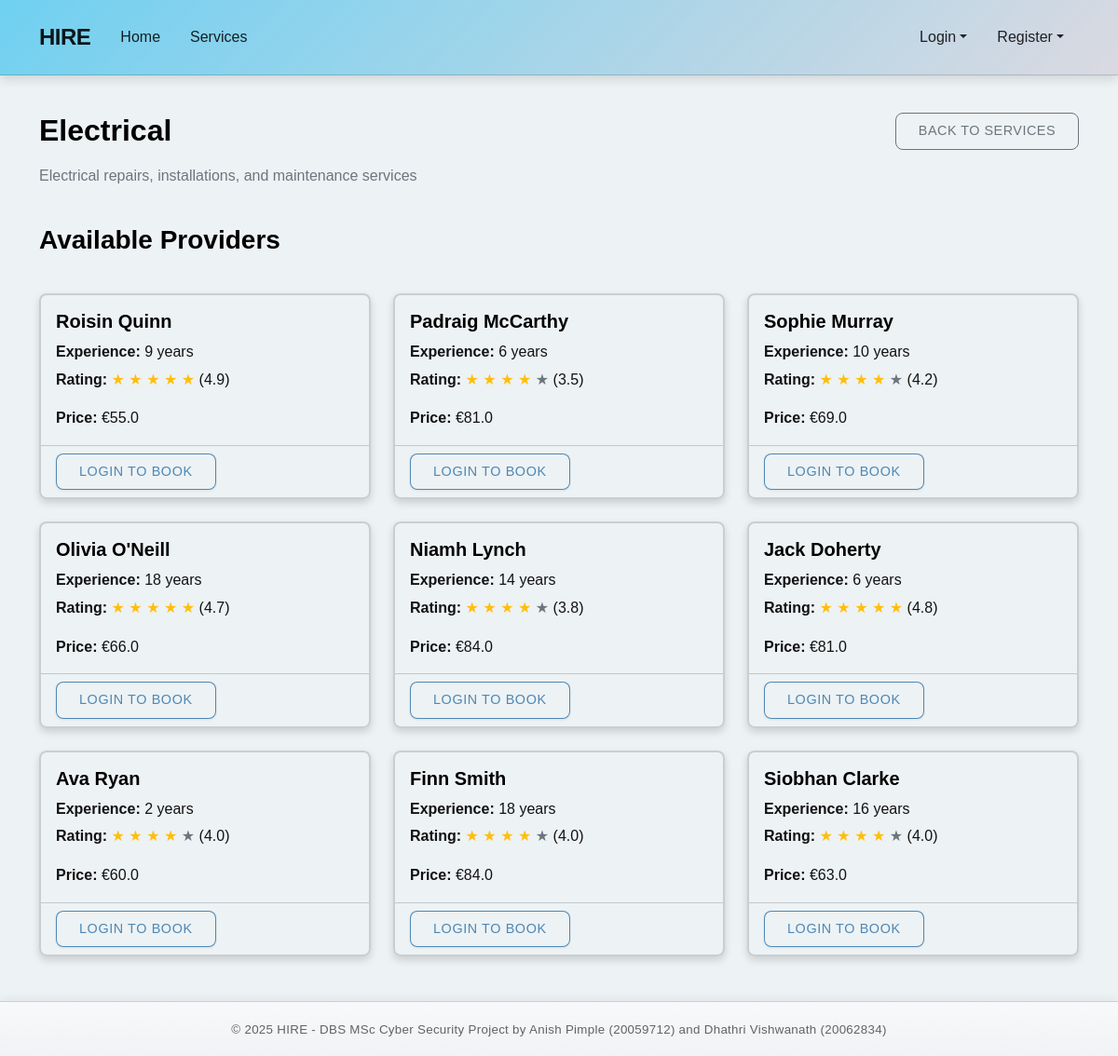
Before: /services/2 with the older database file.
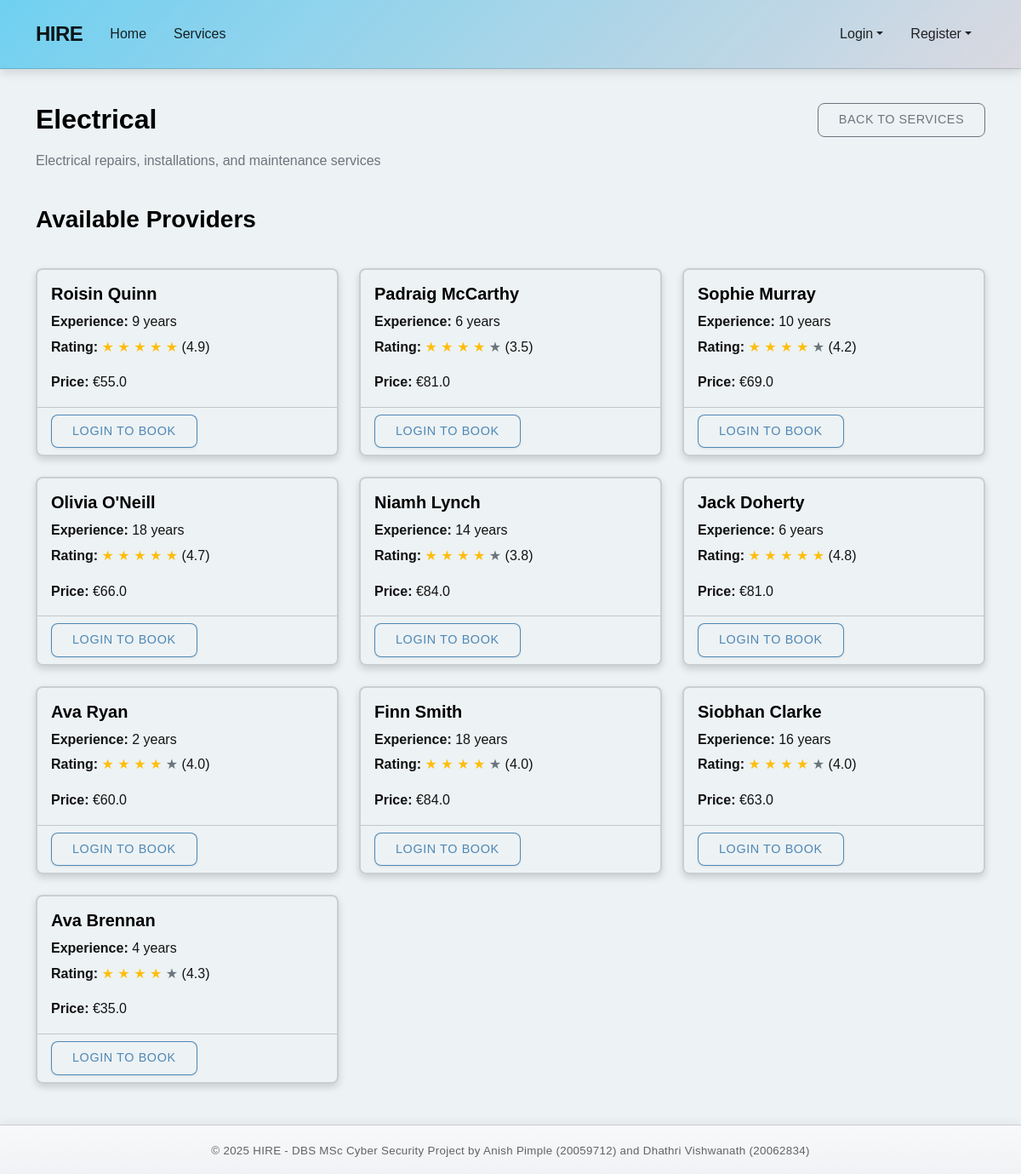
After: the same page with the newer database file.
### models.py (models this page shows, shortened)
class ServiceCategory(db.Model):
    __tablename__ = 'service_categories'
    id = db.Column(db.Integer, primary_key=True)
    name = db.Column(db.String(50), unique=True, nullable=False)
    description = db.Column(db.Text, nullable=False)

class Provider(db.Model):
    __tablename__ = 'providers'
    id = db.Column(db.Integer, primary_key=True)
    email = db.Column(db.String(100), unique=True, nullable=False)
    phone = db.Column(db.String(15), unique=True, nullable=False)
    password_hash = db.Column(db.String(128), nullable=False)
    first_name = db.Column(db.String(50), nullable=False)
    last_name = db.Column(db.String(50), nullable=False)
    verification_document = db.Column(db.String(255), nullable=False)
    experience_years = db.Column(db.Integer, default=0)
    is_available = db.Column(db.Boolean, default=True)
    avg_rating = db.Column(db.Float, nullable=True)
    is_verified = db.Column(db.Boolean, default=False)
    created_at = db.Column(db.DateTime, default=datetime.utcnow)
    addresses = db.relationship('Address', backref='provider', lazy=True,
                              foreign_keys='Address.provider_id')
    services = db.relationship('ProviderCategory', backref='provider', lazy=True)
    bookings = db.relationship('Booking', backref='provider', lazy=True)
    def get_full_name(self):
        return f"{self.first_name} {self.last_name}"

class ProviderCategory(db.Model):
    __tablename__ = 'provider_categories'
    id = db.Column(db.Integer, primary_key=True)
    provider_id = db.Column(db.Integer, db.ForeignKey('providers.id'), nullable=False)
    category_id = db.Column(db.Integer, db.ForeignKey('service_categories.id'), nullable=False)
    price_rate = db.Column(db.Float, nullable=False)
    category = db.relationship('ServiceCategory', backref='provider_categories')
    __table_args__ = (
        db.UniqueConstraint('provider_id', 'category_id', name='uq_provider_category'),
    )

### routes.py (the view)
@service_bp.route('/<int:category_id>')
def service_detail(category_id):
    category = ServiceCategory.query.get_or_404(category_id)
    provider_categories = ProviderCategory.query.filter_by(category_id=category_id).all()
    providers = [pc.provider for pc in provider_categories if pc.provider.is_verified and pc.provider.is_available]
    return render_template('services/detail.html', category=category, providers=providers, user=get_current_user())

### app.py (called while the page is built)
@app.context_processor
def inject_env_variables():
    return dict(
        GOOGLE_MAPS_API_KEY=os.getenv('GOOGLE_MAPS_API_KEY')
    )

@app.context_processor
def utility_processor():
    def format_datetime(value, format='%d %b, %Y %H:%M'):
        """Format a datetime object to string"""
        if value is None:
            return ""
        return value.strftime(format)
    def format_currency(value):
        """Format a number as currency"""
        if value is None:
            return "€0.00"
        return f"€{value:.2f}"
    return dict(
        format_datetime=format_datetime,
        format_currency=format_currency
    )

### routes.py (called while the page is built)
def get_current_user():
    user_id = session.get('user_id')
    user_type = session.get('user_type')
    if not user_id or not user_type:
        return None
    if user_type == 'customer':
        return Customer.query.get(user_id)
    elif user_type == 'provider':
        return Provider.query.get(user_id)
    return None

### templates/services/detail.html (shortened to what this page needs)
{% extends "base.html" %}
{% block content %}
<div class="row mb-4">
    <div class="col-md-8">
        <h2>{{ category.name }}</h2>
        <p class="text-muted">{{ category.description }}</p>
    </div>
    <div class="col-md-4 text-end">
        <a href="{{ url_for('service.service_list') }}" class="btn btn-outline-secondary">Back to Services</a>
    </div>
</div>
{% if providers %}
    <div class="row mb-4">
        <div class="col-12">
            <h3>Available Providers</h3>
        </div>
    </div>
    <div class="row row-cols-1 row-cols-md-3 g-4">
        {% for provider in providers %}
            <div class="col">
                <div class="card h-100">
                    <div class="card-body">
                        <h5 class="card-title">{{ provider.get_full_name() }}</h5>
                        <p class="card-text mb-1">
                            <strong>Experience:</strong> {{ provider.experience_years }} years
                        </p>
                        <p class="card-text mb-3">
                            <strong>Rating:</strong>
                            {% if provider.avg_rating %}
                                {% for i in range(5) %}
                                    {% if i < provider.avg_rating|int %}
                                        <span class="text-warning">★</span>
                                    {% elif i < provider.avg_rating|round(0, 'ceil')|int and (provider.avg_rating % 1) >= 0.5 %}
                                        <span class="text-warning">★</span>
                                    {% else %}
                                        <span class="text-secondary">★</span>
                                    {% endif %}
                                {% endfor %}
                                ({{ provider.avg_rating|round(1) }})
                            {% else %}
                                No ratings yet
                            {% endif %}
                        </p>
                        {% set provider_service = provider.services|selectattr('category_id', 'equalto', category.id)|first %}
                        {% if provider_service %}
                            <p class="card-text">
                                <strong>Price:</strong> €{{ provider_service.price_rate }}
                            </p>
                        {% endif %}
                    </div>
                    <div class="card-footer bg-transparent">
                        {% if user and session.get('user_type') == 'customer' %}
                            <a href="{{ url_for('booking.create_booking', provider_id=provider.id) }}?category_id={{ category.id }}" class="btn btn-primary">Book Now</a>
                        {% else %}
                            <a href="{{ url_for('customer.login') }}" class="btn btn-outline-primary">Login to Book</a>
                        {% endif %}
                    </div>
                </div>
            </div>
        {% endfor %}
    </div>
{% else %}
    <div class="alert alert-info">
        <p class="mb-0">No providers available for this service category at the moment.</p>
    </div>
{% endif %}
{% endblock %}

### templates/base.html (shortened to what this page needs)
<!DOCTYPE html>
<html lang="en">
<head>
    <link href="https://cdn.jsdelivr.net/npm/bootstrap@5.2.3/dist/css/bootstrap.min.css" rel="stylesheet">
    <link rel="stylesheet" href="{{ url_for('static', filename='css/style.css') }}">
</head>
<body>
        <nav class="navbar navbar-expand-lg navbar-light bg-white">
            <div class="container">
                <a class="navbar-brand" href="{{ url_for('main.index') }}">HIRE</a>
                <div class="collapse navbar-collapse" id="navbarNav">
                    <ul class="navbar-nav me-auto">
                        <li class="nav-item">
                            <a class="nav-link" href="{{ url_for('main.index') }}">Home</a>
                        </li>
                        <li class="nav-item">
                            <a class="nav-link" href="{{ url_for('service.service_list') }}">Services</a>
                        </li>
                    </ul>
                    <ul class="navbar-nav">
                        {% if session.get('user_type') %}
                            {% if session.get('user_type') == 'customer' %}
                                <li class="nav-item">
                                    <a class="nav-link" href="{{ url_for('customer.dashboard') }}">Dashboard</a>
                                </li>
                            {% elif session.get('user_type') == 'provider' %}
                                <li class="nav-item">
                                    <a class="nav-link" href="{{ url_for('provider.dashboard') }}">Dashboard</a>
                                </li>
                            {% endif %}
                            <li class="nav-item">
                                <a class="nav-link" href="{{ url_for('main.logout') }}">Logout</a>
                            </li>
                        {% else %}
                            <li class="nav-item dropdown">
                                <a class="nav-link dropdown-toggle" href="#" id="loginDropdown" role="button" data-bs-toggle="dropdown">Login</a>
                            </li>
                            <li class="nav-item dropdown">
                                <a class="nav-link dropdown-toggle" href="#" id="registerDropdown" role="button" data-bs-toggle="dropdown">Register</a>
                            </li>
                        {% endif %}
                    </ul>
                </div>
            </div>
        </nav>
    <div class="container mt-4 mb-5">
        {% block content %}{% endblock %}
    </div>
    <footer class="footer mt-auto py-3">
        <div class="container text-center">
            <span class="text-muted">© 2025 HIRE - DBS MSc Cyber Security Project by Anish Pimple (20059712) and Dhathri Vishwanath (20062834)</span>
        </div>
    </footer>
</body>
</html>

### static/css/style.css (style rules this page uses)
:root { --primary-color: #58caf0d6; --secondary-color: #200b7bb7; --accent-color: #3586a1d6; --light-color: #121212; --dark-color: #dad9e1; --darker-color: #b0cfdb; --surface-color: #edf2f4f7; --surface-color-hover: #cae6ef; --success-color: #2dc653; --warning-color: #ffbe0b; --danger-color: #a52b2d8e; --border-radius: 0.5rem; --box-shadow: 0 0.5rem 1rem rgba(0, 0, 0, 0.1); --transition: all 0.3s ease; }
body { min-height: 100vh; display: flex; flex-direction: column; font-family: 'DotGothic16', sans-serif; color: var(--light-color); background-color: var(--surface-color); line-height: 1.6; }
h1, h2, h3, h4, h5, h6 { font-family: 'DotGothic16', sans-serif; font-weight: 700; margin-bottom: 1rem; color: black; }
.navbar { background: linear-gradient(135deg, #58caf0d6, #dad9e1 ) !important; border-bottom: 1px solid rgba(0, 0, 0, 0.15); box-shadow: 0 3px 12px rgba(0, 0, 0, 0.15); padding: 1rem 0; }
.navbar-brand { font-weight: 700; font-size: 1.5rem; letter-spacing: -0.5px; }
.navbar-light .navbar-nav .nav-link { color: rgba(0, 0, 0, 0.85); font-weight: 500; padding: 0.5rem 1rem; border-radius: var(--border-radius); transition: var(--transition); }
.btn { border-radius: var(--border-radius); padding: 0.5rem 1.5rem; font-weight: 500; transition: var(--transition); text-transform: uppercase; letter-spacing: 0.5px; font-size: 0.9rem; }
.btn-outline-primary { color: #266da6cc; border-color: #266da6cc; background-color: var(--surface-color); box-shadow: 0 1px 3px rgba(0, 0, 0, 0.08); letter-spacing: 0.6px; }
.card { border-radius: var(--border-radius); border: 2px solid rgba(0, 0, 0, 0.15); background-color: var(--surface-color); box-shadow: 0 0.25rem 0.5rem rgba(0, 0, 0, 0.15); transition: var(--transition); overflow: hidden; color: var(--light-color); }
.card-title { color: black; }
.text-warning { color: var(--warning-color) !important; }
.footer { background: linear-gradient(180deg, #f8f9fa, #f0f2f5) !important; color: var(--light-color); padding: 2rem 0; margin-top: auto; border-top: 1px solid rgba(0, 0, 0, 0.15); box-shadow: 0 -3px 10px rgba(0, 0, 0, 0.05); }
.footer .text-muted { color: rgba(0, 0, 0, 0.6) !important; font-size: smaller; font-weight: 500; letter-spacing: 0.3px; }

Changed rows visible on the page:
now on this page (row unchanged): Provider: get_full_name "Ava Brennan", experience_years "4", avg_rating "4.3"
added ProviderCategory: price_rate "35.0"
